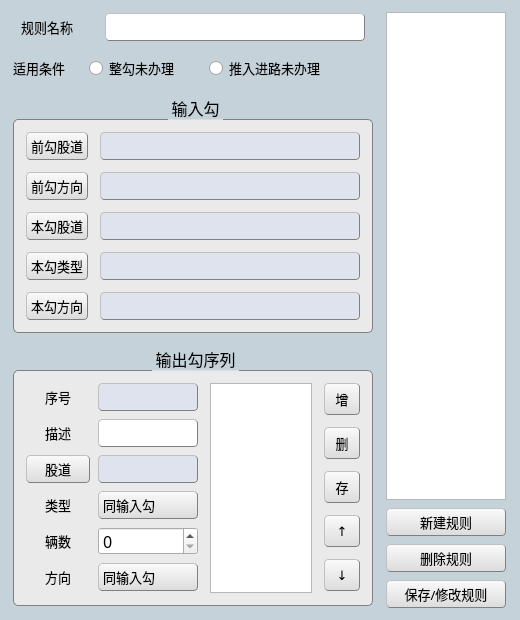
<?xml version="1.0" encoding="UTF-8"?>
<ui version="4.0">
 <class>ResolveRuleSetting</class>
 <widget class="QWidget" name="ResolveRuleSetting">
  <property name="geometry">
   <rect>
    <x>0</x>
    <y>0</y>
    <width>520</width>
    <height>620</height>
   </rect>
  </property>
  <property name="minimumSize">
   <size>
    <width>520</width>
    <height>0</height>
   </size>
  </property>
  <property name="maximumSize">
   <size>
    <width>520</width>
    <height>16777215</height>
   </size>
  </property>
  <property name="palette">
   <palette>
    <active>
     <colorrole role="Base">
      <brush brushstyle="SolidPattern">
       <color alpha="255">
        <red>255</red>
        <green>255</green>
        <blue>255</blue>
       </color>
      </brush>
     </colorrole>
     <colorrole role="Window">
      <brush brushstyle="SolidPattern">
       <color alpha="255">
        <red>198</red>
        <green>210</green>
        <blue>218</blue>
       </color>
      </brush>
     </colorrole>
    </active>
    <inactive>
     <colorrole role="Base">
      <brush brushstyle="SolidPattern">
       <color alpha="255">
        <red>255</red>
        <green>255</green>
        <blue>255</blue>
       </color>
      </brush>
     </colorrole>
     <colorrole role="Window">
      <brush brushstyle="SolidPattern">
       <color alpha="255">
        <red>198</red>
        <green>210</green>
        <blue>218</blue>
       </color>
      </brush>
     </colorrole>
    </inactive>
    <disabled>
     <colorrole role="Base">
      <brush brushstyle="SolidPattern">
       <color alpha="255">
        <red>198</red>
        <green>210</green>
        <blue>218</blue>
       </color>
      </brush>
     </colorrole>
     <colorrole role="Window">
      <brush brushstyle="SolidPattern">
       <color alpha="255">
        <red>198</red>
        <green>210</green>
        <blue>218</blue>
       </color>
      </brush>
     </colorrole>
    </disabled>
   </palette>
  </property>
  <property name="font">
   <font>
    <family>微软雅黑</family>
    <pointsize>10</pointsize>
   </font>
  </property>
  <property name="windowTitle">
   <string>Form</string>
  </property>
  <property name="autoFillBackground">
   <bool>true</bool>
  </property>
  <property name="styleSheet">
   <string notr="true">QPushButton
{
	background-color: rgb(240, 240, 240);
	border:1px groove gray;
	border-radius:4px;
	padding:2px 4px;
	border-style:outset;
	background-color: qlineargradient(spread:pad, x1:0, y1:1, x2:0, y2:0, stop:0 rgba(220, 220, 220, 255), stop:1 rgba(250, 250, 250, 255));
}

QPushButton:hover
{
	background-color: rgb(229, 241, 251);
	color:black
}
QPushButton:pressed
{
	background-color: rgb(204, 228, 247);
	border-style:inset
}</string>
  </property>
  <layout class="QHBoxLayout" name="horizontalLayout">
   <property name="spacing">
    <number>12</number>
   </property>
   <property name="leftMargin">
    <number>12</number>
   </property>
   <property name="topMargin">
    <number>12</number>
   </property>
   <property name="rightMargin">
    <number>12</number>
   </property>
   <property name="bottomMargin">
    <number>12</number>
   </property>
   <item>
    <layout class="QVBoxLayout" name="verticalLayout_2">
     <property name="spacing">
      <number>12</number>
     </property>
     <property name="sizeConstraint">
      <enum>QLayout::SetDefaultConstraint</enum>
     </property>
     <property name="leftMargin">
      <number>0</number>
     </property>
     <property name="topMargin">
      <number>0</number>
     </property>
     <property name="rightMargin">
      <number>0</number>
     </property>
     <property name="bottomMargin">
      <number>0</number>
     </property>
     <item>
      <layout class="QHBoxLayout" name="horizontalLayout_2">
       <property name="spacing">
        <number>24</number>
       </property>
       <item>
        <widget class="QLabel" name="label">
         <property name="minimumSize">
          <size>
           <width>52</width>
           <height>28</height>
          </size>
         </property>
         <property name="maximumSize">
          <size>
           <width>52</width>
           <height>28</height>
          </size>
         </property>
         <property name="font">
          <font>
           <family>微软雅黑</family>
           <pointsize>10</pointsize>
          </font>
         </property>
         <property name="text">
          <string>规则名称</string>
         </property>
        </widget>
       </item>
       <item>
        <widget class="QLineEdit" name="lineEdit">
         <property name="minimumSize">
          <size>
           <width>242</width>
           <height>28</height>
          </size>
         </property>
         <property name="maximumSize">
          <size>
           <width>260</width>
           <height>28</height>
          </size>
         </property>
         <property name="font">
          <font>
           <family>微软雅黑</family>
           <pointsize>10</pointsize>
          </font>
         </property>
         <property name="styleSheet">
          <string notr="true">border-style: outset; 
border-width: 1px; 
border-color: gray;
border-radius:4px;
padding:1px 1px;</string>
         </property>
        </widget>
       </item>
      </layout>
     </item>
     <item>
      <layout class="QHBoxLayout" name="horizontalLayout_3">
       <property name="spacing">
        <number>24</number>
       </property>
       <item>
        <widget class="QLabel" name="label_2">
         <property name="minimumSize">
          <size>
           <width>52</width>
           <height>28</height>
          </size>
         </property>
         <property name="maximumSize">
          <size>
           <width>52</width>
           <height>28</height>
          </size>
         </property>
         <property name="font">
          <font>
           <family>微软雅黑</family>
           <pointsize>10</pointsize>
          </font>
         </property>
         <property name="text">
          <string>适用条件</string>
         </property>
        </widget>
       </item>
       <item>
        <widget class="QRadioButton" name="radioButton_2">
         <property name="minimumSize">
          <size>
           <width>0</width>
           <height>28</height>
          </size>
         </property>
         <property name="maximumSize">
          <size>
           <width>96</width>
           <height>28</height>
          </size>
         </property>
         <property name="font">
          <font>
           <family>微软雅黑</family>
           <pointsize>10</pointsize>
          </font>
         </property>
         <property name="text">
          <string>整勾未办理</string>
         </property>
        </widget>
       </item>
       <item>
        <widget class="QRadioButton" name="radioButton">
         <property name="minimumSize">
          <size>
           <width>0</width>
           <height>28</height>
          </size>
         </property>
         <property name="maximumSize">
          <size>
           <width>16777215</width>
           <height>28</height>
          </size>
         </property>
         <property name="font">
          <font>
           <family>微软雅黑</family>
           <pointsize>10</pointsize>
          </font>
         </property>
         <property name="text">
          <string>推入进路未办理</string>
         </property>
        </widget>
       </item>
      </layout>
     </item>
     <item>
      <widget class="QGroupBox" name="groupBox_2">
       <property name="minimumSize">
        <size>
         <width>360</width>
         <height>238</height>
        </size>
       </property>
       <property name="maximumSize">
        <size>
         <width>360</width>
         <height>238</height>
        </size>
       </property>
       <property name="styleSheet">
        <string notr="true">QGroupBox
{
	margin-top:24px;
	border-radius:5px;
	font-family:微软雅黑;
	font:16px;
 	border: 1px solid gray;
	background-color: #EAEAEA;
} 
QGroupBox::title
{
	subcontrol-origin:margin;
	subcontrol-position:top center;
	padding:1px;
}
</string>
       </property>
       <property name="title">
        <string>输入勾</string>
       </property>
       <layout class="QGridLayout" name="gridLayout">
        <property name="leftMargin">
         <number>12</number>
        </property>
        <property name="topMargin">
         <number>12</number>
        </property>
        <property name="rightMargin">
         <number>12</number>
        </property>
        <property name="bottomMargin">
         <number>12</number>
        </property>
        <property name="spacing">
         <number>12</number>
        </property>
        <item row="2" column="0">
         <widget class="QPushButton" name="pushButton_6">
          <property name="minimumSize">
           <size>
            <width>0</width>
            <height>28</height>
           </size>
          </property>
          <property name="maximumSize">
           <size>
            <width>16777215</width>
            <height>28</height>
           </size>
          </property>
          <property name="font">
           <font>
            <family>微软雅黑</family>
            <pointsize>10</pointsize>
           </font>
          </property>
          <property name="text">
           <string>本勾股道</string>
          </property>
         </widget>
        </item>
        <item row="2" column="1">
         <widget class="QLineEdit" name="lineEdit_4">
          <property name="minimumSize">
           <size>
            <width>0</width>
            <height>28</height>
           </size>
          </property>
          <property name="maximumSize">
           <size>
            <width>16777215</width>
            <height>28</height>
           </size>
          </property>
          <property name="font">
           <font>
            <family>微软雅黑</family>
            <pointsize>10</pointsize>
           </font>
          </property>
          <property name="styleSheet">
           <string notr="true">border-style: outset; 
border-width: 1px; 
border-color: gray;
background-color: rgb(223, 227, 237);
border-radius:4px;
padding:1px 1px;
color:rgb(102, 102, 102);</string>
          </property>
         </widget>
        </item>
        <item row="1" column="0">
         <widget class="QPushButton" name="pushButton_5">
          <property name="minimumSize">
           <size>
            <width>0</width>
            <height>28</height>
           </size>
          </property>
          <property name="maximumSize">
           <size>
            <width>16777215</width>
            <height>28</height>
           </size>
          </property>
          <property name="font">
           <font>
            <family>微软雅黑</family>
            <pointsize>10</pointsize>
           </font>
          </property>
          <property name="text">
           <string>前勾方向</string>
          </property>
         </widget>
        </item>
        <item row="4" column="1">
         <widget class="QLineEdit" name="lineEdit_6">
          <property name="minimumSize">
           <size>
            <width>0</width>
            <height>28</height>
           </size>
          </property>
          <property name="maximumSize">
           <size>
            <width>16777215</width>
            <height>28</height>
           </size>
          </property>
          <property name="font">
           <font>
            <family>微软雅黑</family>
            <pointsize>10</pointsize>
           </font>
          </property>
          <property name="styleSheet">
           <string notr="true">border-style: outset; 
border-width: 1px; 
border-color: gray;
background-color: rgb(223, 227, 237);
border-radius:4px;
padding:1px 1px;
color:rgb(102, 102, 102);</string>
          </property>
         </widget>
        </item>
        <item row="0" column="1">
         <widget class="QLineEdit" name="lineEdit_2">
          <property name="minimumSize">
           <size>
            <width>0</width>
            <height>28</height>
           </size>
          </property>
          <property name="maximumSize">
           <size>
            <width>16777215</width>
            <height>28</height>
           </size>
          </property>
          <property name="font">
           <font>
            <family>微软雅黑</family>
            <pointsize>10</pointsize>
           </font>
          </property>
          <property name="styleSheet">
           <string notr="true">border-style: outset; 
border-width: 1px; 
border-color: gray;
background-color: rgb(223, 227, 237);
border-radius:4px;
padding:1px 1px;
color:rgb(102, 102, 102);
</string>
          </property>
         </widget>
        </item>
        <item row="3" column="0">
         <widget class="QPushButton" name="pushButton_7">
          <property name="minimumSize">
           <size>
            <width>0</width>
            <height>28</height>
           </size>
          </property>
          <property name="maximumSize">
           <size>
            <width>16777215</width>
            <height>28</height>
           </size>
          </property>
          <property name="font">
           <font>
            <family>微软雅黑</family>
            <pointsize>10</pointsize>
           </font>
          </property>
          <property name="text">
           <string>本勾类型</string>
          </property>
         </widget>
        </item>
        <item row="3" column="1">
         <widget class="QLineEdit" name="lineEdit_5">
          <property name="minimumSize">
           <size>
            <width>0</width>
            <height>28</height>
           </size>
          </property>
          <property name="maximumSize">
           <size>
            <width>16777215</width>
            <height>28</height>
           </size>
          </property>
          <property name="font">
           <font>
            <family>微软雅黑</family>
            <pointsize>10</pointsize>
           </font>
          </property>
          <property name="styleSheet">
           <string notr="true">border-style: outset; 
border-width: 1px; 
border-color: gray;
background-color: rgb(223, 227, 237);
border-radius:4px;
padding:1px 1px;
color:rgb(102, 102, 102);</string>
          </property>
         </widget>
        </item>
        <item row="0" column="0">
         <widget class="QPushButton" name="pushButton_4">
          <property name="minimumSize">
           <size>
            <width>0</width>
            <height>28</height>
           </size>
          </property>
          <property name="maximumSize">
           <size>
            <width>16777215</width>
            <height>28</height>
           </size>
          </property>
          <property name="font">
           <font>
            <family>微软雅黑</family>
            <pointsize>10</pointsize>
           </font>
          </property>
          <property name="text">
           <string>前勾股道</string>
          </property>
         </widget>
        </item>
        <item row="1" column="1">
         <widget class="QLineEdit" name="lineEdit_3">
          <property name="enabled">
           <bool>false</bool>
          </property>
          <property name="minimumSize">
           <size>
            <width>0</width>
            <height>28</height>
           </size>
          </property>
          <property name="maximumSize">
           <size>
            <width>16777215</width>
            <height>28</height>
           </size>
          </property>
          <property name="font">
           <font>
            <family>微软雅黑</family>
            <pointsize>10</pointsize>
           </font>
          </property>
          <property name="styleSheet">
           <string notr="true">border-style: outset; 
border-width: 1px; 
border-color: gray;
background-color: rgb(223, 227, 237);
border-radius:4px;
padding:1px 1px;
color:rgb(102, 102, 102);</string>
          </property>
         </widget>
        </item>
        <item row="4" column="0">
         <widget class="QPushButton" name="pushButton_8">
          <property name="minimumSize">
           <size>
            <width>0</width>
            <height>28</height>
           </size>
          </property>
          <property name="maximumSize">
           <size>
            <width>16777215</width>
            <height>28</height>
           </size>
          </property>
          <property name="font">
           <font>
            <family>微软雅黑</family>
            <pointsize>10</pointsize>
           </font>
          </property>
          <property name="text">
           <string>本勾方向</string>
          </property>
         </widget>
        </item>
       </layout>
      </widget>
     </item>
     <item>
      <widget class="QGroupBox" name="groupBox">
       <property name="minimumSize">
        <size>
         <width>360</width>
         <height>260</height>
        </size>
       </property>
       <property name="maximumSize">
        <size>
         <width>360</width>
         <height>260</height>
        </size>
       </property>
       <property name="styleSheet">
        <string notr="true">QGroupBox
{
	margin-top:24px;
	border-radius:5px;
	font-family:微软雅黑;
	font:16px;
 	border: 1px solid gray;
	background-color: #EAEAEA;
} 
QGroupBox::title
{
	subcontrol-origin:margin;
	subcontrol-position:top center;
	padding:1px;
}
</string>
       </property>
       <property name="title">
        <string>输出勾序列</string>
       </property>
       <layout class="QHBoxLayout" name="horizontalLayout_4">
        <property name="spacing">
         <number>12</number>
        </property>
        <property name="leftMargin">
         <number>12</number>
        </property>
        <property name="topMargin">
         <number>12</number>
        </property>
        <property name="rightMargin">
         <number>12</number>
        </property>
        <property name="bottomMargin">
         <number>12</number>
        </property>
        <item>
         <layout class="QGridLayout" name="gridLayout_2">
          <property name="spacing">
           <number>8</number>
          </property>
          <item row="0" column="1">
           <widget class="QLineEdit" name="lineEdit_7">
            <property name="minimumSize">
             <size>
              <width>100</width>
              <height>28</height>
             </size>
            </property>
            <property name="maximumSize">
             <size>
              <width>16777215</width>
              <height>28</height>
             </size>
            </property>
            <property name="font">
             <font>
              <family>微软雅黑</family>
              <pointsize>10</pointsize>
             </font>
            </property>
            <property name="styleSheet">
             <string notr="true">border-style: outset; 
border-width: 1px; 
border-color: gray;
background-color: rgb(223, 227, 237);
border-radius:4px;
padding:1px 1px;
color:rgb(102, 102, 102);</string>
            </property>
           </widget>
          </item>
          <item row="2" column="1">
           <widget class="QLineEdit" name="lineEdit_8">
            <property name="minimumSize">
             <size>
              <width>100</width>
              <height>28</height>
             </size>
            </property>
            <property name="maximumSize">
             <size>
              <width>100</width>
              <height>28</height>
             </size>
            </property>
            <property name="styleSheet">
             <string notr="true">border-style: outset; 
border-width: 1px; 
border-color: gray;
background-color: rgb(223, 227, 237);
border-radius:4px;
padding:1px 1px;
color:rgb(102, 102, 102);</string>
            </property>
           </widget>
          </item>
          <item row="1" column="0">
           <widget class="QLabel" name="label_4">
            <property name="font">
             <font>
              <family>微软雅黑</family>
              <pointsize>10</pointsize>
             </font>
            </property>
            <property name="text">
             <string>描述</string>
            </property>
            <property name="alignment">
             <set>Qt::AlignCenter</set>
            </property>
           </widget>
          </item>
          <item row="1" column="1">
           <widget class="QLineEdit" name="lineEdit_9">
            <property name="minimumSize">
             <size>
              <width>100</width>
              <height>28</height>
             </size>
            </property>
            <property name="maximumSize">
             <size>
              <width>100</width>
              <height>28</height>
             </size>
            </property>
            <property name="styleSheet">
             <string notr="true">border-style: outset; 
border-width: 1px; 
border-color: gray;
border-radius:4px;
padding:1px 1px;</string>
            </property>
           </widget>
          </item>
          <item row="2" column="0">
           <widget class="QPushButton" name="pushButton_15">
            <property name="minimumSize">
             <size>
              <width>64</width>
              <height>28</height>
             </size>
            </property>
            <property name="maximumSize">
             <size>
              <width>64</width>
              <height>28</height>
             </size>
            </property>
            <property name="font">
             <font>
              <family>微软雅黑</family>
              <pointsize>10</pointsize>
             </font>
            </property>
            <property name="text">
             <string>股道</string>
            </property>
           </widget>
          </item>
          <item row="3" column="0">
           <widget class="QLabel" name="label_5">
            <property name="minimumSize">
             <size>
              <width>64</width>
              <height>28</height>
             </size>
            </property>
            <property name="maximumSize">
             <size>
              <width>64</width>
              <height>28</height>
             </size>
            </property>
            <property name="font">
             <font>
              <family>微软雅黑</family>
              <pointsize>10</pointsize>
             </font>
            </property>
            <property name="text">
             <string>类型</string>
            </property>
            <property name="alignment">
             <set>Qt::AlignCenter</set>
            </property>
           </widget>
          </item>
          <item row="0" column="0">
           <widget class="QLabel" name="label_3">
            <property name="minimumSize">
             <size>
              <width>64</width>
              <height>28</height>
             </size>
            </property>
            <property name="maximumSize">
             <size>
              <width>64</width>
              <height>28</height>
             </size>
            </property>
            <property name="font">
             <font>
              <family>微软雅黑</family>
              <pointsize>10</pointsize>
             </font>
            </property>
            <property name="layoutDirection">
             <enum>Qt::LeftToRight</enum>
            </property>
            <property name="text">
             <string>序号</string>
            </property>
            <property name="alignment">
             <set>Qt::AlignCenter</set>
            </property>
           </widget>
          </item>
          <item row="4" column="0">
           <widget class="QLabel" name="label_6">
            <property name="minimumSize">
             <size>
              <width>64</width>
              <height>28</height>
             </size>
            </property>
            <property name="maximumSize">
             <size>
              <width>64</width>
              <height>28</height>
             </size>
            </property>
            <property name="font">
             <font>
              <family>微软雅黑</family>
              <pointsize>10</pointsize>
             </font>
            </property>
            <property name="text">
             <string>辆数</string>
            </property>
            <property name="alignment">
             <set>Qt::AlignCenter</set>
            </property>
           </widget>
          </item>
          <item row="5" column="0">
           <widget class="QLabel" name="label_7">
            <property name="minimumSize">
             <size>
              <width>64</width>
              <height>28</height>
             </size>
            </property>
            <property name="maximumSize">
             <size>
              <width>64</width>
              <height>28</height>
             </size>
            </property>
            <property name="font">
             <font>
              <family>微软雅黑</family>
              <pointsize>10</pointsize>
             </font>
            </property>
            <property name="text">
             <string>方向</string>
            </property>
            <property name="alignment">
             <set>Qt::AlignCenter</set>
            </property>
           </widget>
          </item>
          <item row="3" column="1">
           <widget class="QPushButton" name="pushButton_14">
            <property name="minimumSize">
             <size>
              <width>100</width>
              <height>28</height>
             </size>
            </property>
            <property name="maximumSize">
             <size>
              <width>100</width>
              <height>28</height>
             </size>
            </property>
            <property name="font">
             <font>
              <family>微软雅黑</family>
              <pointsize>10</pointsize>
             </font>
            </property>
            <property name="styleSheet">
             <string notr="true">text-align:left</string>
            </property>
            <property name="text">
             <string>同输入勾</string>
            </property>
           </widget>
          </item>
          <item row="5" column="1">
           <widget class="QPushButton" name="pushButton_16">
            <property name="minimumSize">
             <size>
              <width>100</width>
              <height>28</height>
             </size>
            </property>
            <property name="maximumSize">
             <size>
              <width>100</width>
              <height>28</height>
             </size>
            </property>
            <property name="font">
             <font>
              <family>微软雅黑</family>
              <pointsize>10</pointsize>
             </font>
            </property>
            <property name="styleSheet">
             <string notr="true">text-align:left</string>
            </property>
            <property name="text">
             <string>同输入勾</string>
            </property>
           </widget>
          </item>
          <item row="4" column="1">
           <widget class="QSpinBox" name="spinBox">
            <property name="minimumSize">
             <size>
              <width>100</width>
              <height>28</height>
             </size>
            </property>
            <property name="maximumSize">
             <size>
              <width>100</width>
              <height>28</height>
             </size>
            </property>
            <property name="font">
             <font>
              <family>微软雅黑</family>
              <pointsize>12</pointsize>
              <weight>50</weight>
              <italic>false</italic>
              <bold>false</bold>
             </font>
            </property>
            <property name="styleSheet">
             <string notr="true">font: 12pt &quot;微软雅黑&quot;;</string>
            </property>
            <property name="singleStep">
             <number>1</number>
            </property>
           </widget>
          </item>
         </layout>
        </item>
        <item>
         <widget class="QListView" name="listView_2"/>
        </item>
        <item>
         <layout class="QVBoxLayout" name="verticalLayout_3">
          <property name="spacing">
           <number>12</number>
          </property>
          <item>
           <widget class="QPushButton" name="pushButton_11">
            <property name="minimumSize">
             <size>
              <width>36</width>
              <height>32</height>
             </size>
            </property>
            <property name="maximumSize">
             <size>
              <width>36</width>
              <height>32</height>
             </size>
            </property>
            <property name="font">
             <font>
              <family>微软雅黑</family>
              <pointsize>10</pointsize>
             </font>
            </property>
            <property name="text">
             <string>增</string>
            </property>
           </widget>
          </item>
          <item>
           <widget class="QPushButton" name="pushButton_12">
            <property name="minimumSize">
             <size>
              <width>36</width>
              <height>32</height>
             </size>
            </property>
            <property name="maximumSize">
             <size>
              <width>36</width>
              <height>32</height>
             </size>
            </property>
            <property name="font">
             <font>
              <family>微软雅黑</family>
              <pointsize>10</pointsize>
             </font>
            </property>
            <property name="text">
             <string>删</string>
            </property>
           </widget>
          </item>
          <item>
           <widget class="QPushButton" name="pushButton_9">
            <property name="minimumSize">
             <size>
              <width>36</width>
              <height>32</height>
             </size>
            </property>
            <property name="maximumSize">
             <size>
              <width>36</width>
              <height>32</height>
             </size>
            </property>
            <property name="font">
             <font>
              <family>微软雅黑</family>
              <pointsize>10</pointsize>
             </font>
            </property>
            <property name="text">
             <string>存</string>
            </property>
           </widget>
          </item>
          <item>
           <widget class="QPushButton" name="pushButton_13">
            <property name="minimumSize">
             <size>
              <width>36</width>
              <height>32</height>
             </size>
            </property>
            <property name="maximumSize">
             <size>
              <width>36</width>
              <height>32</height>
             </size>
            </property>
            <property name="font">
             <font>
              <family>微软雅黑</family>
              <pointsize>10</pointsize>
             </font>
            </property>
            <property name="text">
             <string>↑</string>
            </property>
           </widget>
          </item>
          <item>
           <widget class="QPushButton" name="pushButton_10">
            <property name="minimumSize">
             <size>
              <width>36</width>
              <height>32</height>
             </size>
            </property>
            <property name="maximumSize">
             <size>
              <width>36</width>
              <height>32</height>
             </size>
            </property>
            <property name="font">
             <font>
              <family>微软雅黑</family>
              <pointsize>10</pointsize>
             </font>
            </property>
            <property name="text">
             <string>↓</string>
            </property>
           </widget>
          </item>
         </layout>
        </item>
       </layout>
      </widget>
     </item>
    </layout>
   </item>
   <item>
    <layout class="QVBoxLayout" name="verticalLayout">
     <property name="spacing">
      <number>8</number>
     </property>
     <item>
      <widget class="QListView" name="listView">
       <property name="minimumSize">
        <size>
         <width>120</width>
         <height>0</height>
        </size>
       </property>
       <property name="maximumSize">
        <size>
         <width>120</width>
         <height>16777215</height>
        </size>
       </property>
       <property name="font">
        <font>
         <family>微软雅黑</family>
         <pointsize>10</pointsize>
        </font>
       </property>
      </widget>
     </item>
     <item>
      <widget class="QPushButton" name="pushButton_3">
       <property name="minimumSize">
        <size>
         <width>120</width>
         <height>28</height>
        </size>
       </property>
       <property name="maximumSize">
        <size>
         <width>120</width>
         <height>28</height>
        </size>
       </property>
       <property name="font">
        <font>
         <family>微软雅黑</family>
         <pointsize>10</pointsize>
        </font>
       </property>
       <property name="text">
        <string>新建规则</string>
       </property>
      </widget>
     </item>
     <item>
      <widget class="QPushButton" name="pushButton_2">
       <property name="minimumSize">
        <size>
         <width>120</width>
         <height>28</height>
        </size>
       </property>
       <property name="maximumSize">
        <size>
         <width>120</width>
         <height>28</height>
        </size>
       </property>
       <property name="font">
        <font>
         <family>微软雅黑</family>
         <pointsize>10</pointsize>
        </font>
       </property>
       <property name="text">
        <string>删除规则</string>
       </property>
      </widget>
     </item>
     <item>
      <widget class="QPushButton" name="pushButton">
       <property name="minimumSize">
        <size>
         <width>120</width>
         <height>28</height>
        </size>
       </property>
       <property name="maximumSize">
        <size>
         <width>120</width>
         <height>28</height>
        </size>
       </property>
       <property name="font">
        <font>
         <family>微软雅黑</family>
         <pointsize>10</pointsize>
        </font>
       </property>
       <property name="text">
        <string>保存/修改规则</string>
       </property>
      </widget>
     </item>
    </layout>
   </item>
  </layout>
 </widget>
 <resources/>
 <connections/>
</ui>
